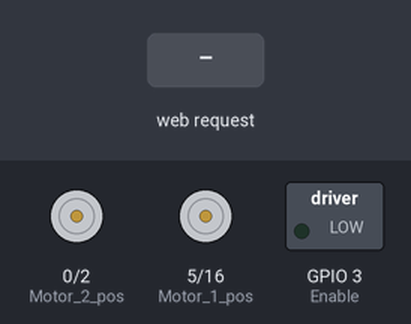
Simulated run of this sketch. Board: ESP8266 (NodeMCU). Shown: motor-driver pin pairs drawn as motors (green arrow = first pin HIGH = forward, orange = second pin HIGH = backward, longer = more drive), switched loads named in the sketch (green lamp = pin HIGH). The test bench sets the inputs (shaded band). WiFi joins after 1.5 s; servers stay silent unless stated; what the sketch prints to the serial monitor is not drawn.

Above: at 2.7 s.
2.8 s: HTTP request GET /Enable/OFF received
4.3 s: HTTP request GET /Enable/ON received
5.8 s: HTTP request GET /Forward received
At 6.3 s:
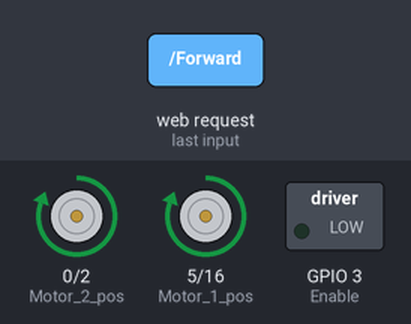
7.3 s: HTTP request GET /Left received
At 8.5 s:
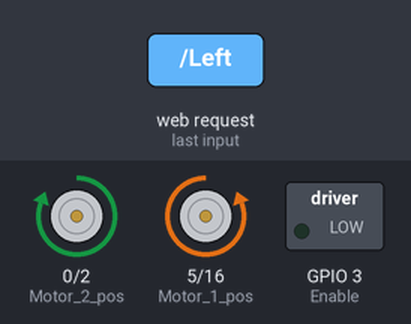
8.8 s: HTTP request GET /Right received
At 9.8 s:
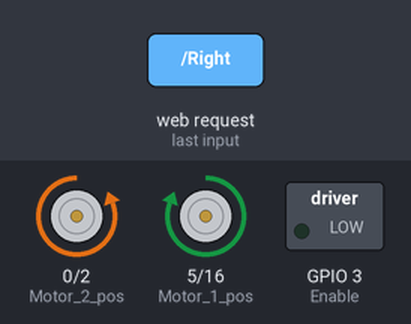
10.3 s: HTTP request GET /Back received
At 10.9 s:
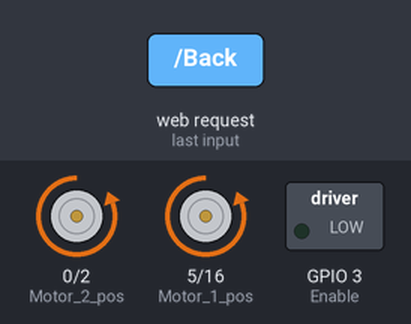
Timing chart, 0 to 12.8 s (numbered marks = the images above; inputs shaded):
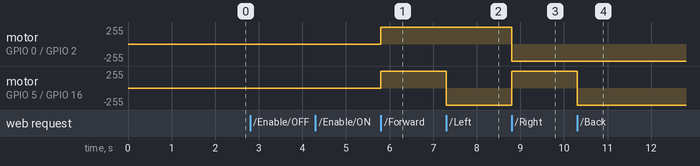

Measured:
- after the input at 2.8 s, every drawn part: stays the same
- after the input at 4.3 s, every drawn part: stays the same
- after the input at 5.8 s, motor on GPIO 0 (Motor_2_pos) / GPIO 2 (Motor_2_neg), motor on GPIO 5 (Motor_1_pos) / GPIO 16 (Motor_1_neg): stopped → forward 255/255 at once
- after the input at 7.3 s, motor on GPIO 5 (Motor_1_pos) / GPIO 16 (Motor_1_neg): forward 255/255 → backward 255/255 at once
- after the input at 8.8 s, motor on GPIO 0 (Motor_2_pos) / GPIO 2 (Motor_2_neg): forward 255/255 → backward 255/255 at once; motor on GPIO 5 (Motor_1_pos) / GPIO 16 (Motor_1_neg): backward 255/255 → forward 255/255 at once
- after the input at 10.3 s, motor on GPIO 5 (Motor_1_pos) / GPIO 16 (Motor_1_neg): forward 255/255 → backward 255/255 at once

The sketch:

Robot.ino
```cpp
#include <ESP8266WiFi.h>

#ifndef STASSID
#define STASSID "SSID"
#define STAPSK  "MDP"
#endif

int Enable =3;
int Motor_1_pos =5;
int Motor_1_neg =16;
int Motor_2_pos =0;
int Motor_2_neg =2;
bool Enabled =false;

const char* ssid = STASSID;
const char* password = STAPSK;

// Create an instance of the server
// specify the port to listen on as an argument
WiFiServer server(80);


void setup() {
  // put your setup code here, to run once:
  Serial.begin(115200);

  // Pin for Enabling motors
  pinMode(Enable, OUTPUT);
  digitalWrite(Enable, 0);
  // Motors Pins
  pinMode(Motor_1_pos, OUTPUT);
  pinMode(Motor_1_neg, OUTPUT);
  digitalWrite(Motor_1_pos, LOW);
  digitalWrite(Motor_1_neg, LOW);
  pinMode(Motor_2_pos, OUTPUT);
  pinMode(Motor_2_neg, OUTPUT);
  digitalWrite(Motor_2_pos, LOW);
  digitalWrite(Motor_2_neg, LOW);

  // Connect to WiFi network
  Serial.println();
  Serial.println();
  Serial.print(F("Connecting to "));
  Serial.println(ssid);

  WiFi.mode(WIFI_STA);
  WiFi.begin(ssid, password);

  while (WiFi.status() != WL_CONNECTED) {
    delay(500);
    Serial.print(F("."));
  }
  Serial.println();
  Serial.println(F("WiFi connected"));

  // Start the server
  server.begin();
  Serial.println(F("Server started"));

  // Print the IP address
  Serial.println(WiFi.localIP());

}

void loop() {
  // put your main code here, to run repeatedly:
  // Check if a client has connected
  WiFiClient client = server.available();
  if (!client) {
    return;
  }
  Serial.println(F("new client"));

  client.setTimeout(5000); // default is 1000

  // Read the first line of the request
  String req = client.readStringUntil('\r');
  Serial.println(F("request: "));
  Serial.println(req);

  // Match the request
  if (req.indexOf(F("/Enable/OFF")) != -1) {
    Enabled = false;
  }
  else if (req.indexOf(F("/Enable/ON")) != -1) {
    Enabled = true;
  }
  else if (req.indexOf(F("/Forward"))!=-1){
    if (Enabled) Forward();
  }
  else if (req.indexOf(F("/Left"))!=-1){
    if (Enabled) Left();
  }
  else if (req.indexOf(F("/Right"))!=-1){
    if (Enabled) Right();
  }
  else if (req.indexOf(F("/Back"))!=-1){
    if (Enabled) Back();
  }
  else if (req.indexOf(F("/Stop"))!=-1){
    Stop();
  }
  else {
    Serial.println(F("invalid request"));
  }

  while (client.available()) {
    // byte by byte is not very efficient
    client.read();
  }
  client.print(F("HTTP/1.1 200 OK\r\nContent-Type: text/html\r\n\r\n<!DOCTYPE HTML>\r\n<html>\r\n<head>"));
  client.print(F("<title>My ROBOT</title>"));
  client.print(F("<style type='text/css'>"));
  client.print(F(".myButton{margin:20px;margin-bottom: 30px}"));
  client.print(F(".Enabling{position:absolute;left:25%;}"));
  client.print(F(".Action{position:absolute;top:50%;left:25%;}"));
  client.print(F("</style></head><body>"));
  client.print(F("<h3 align='center'>Motors are "));
  client.print((Enabled) ? F("Enabled</h3>") :F("not Enabled</h3>"));
  client.print(F("<br><br>"));
  client.print(F("<div id='Action'><a href='http://"));
  client.print(WiFi.localIP());
  client.print(F("/Forward' class='myButton' id='Forward'>Forward</a>"));
  client.print(F("<a href='http://"));
  client.print(WiFi.localIP());
  client.print(F("/Left' class='myButton' id='Left'>Left</a>"));
  client.print(F("<a href='http://"));
  client.print(WiFi.localIP());
  client.print(F("/Right' class='myButton' id='Right'>Right</a>"));
  client.print(F("<a href='http://"));
  client.print(WiFi.localIP());
  client.print(F("/Back' class='myButton' id='Back'>Back</a><br></div>"));
  client.print(F("<div id='Enabling'><br><br><a href='http://"));
  client.print(WiFi.localIP());
  client.print(F("/Enable/ON' class='myButton' >Enable ON</a>"));
  client.print(F("<a href='http://"));
  client.print(WiFi.localIP());
  client.print(F("/Enable/OFF' class='myButton' >Enable OFF</a>"));
  client.print(F("<a href='http://"));
  client.print(WiFi.localIP());
  client.print(F("/Stop' class='myButton' id='Stop'>Stop</a>"));
  client.print(F("</div></body></html>"));
}

void Forward(){
  Serial.println(F("Forward"));
  digitalWrite(Motor_1_pos,HIGH);
  digitalWrite(Motor_2_pos,HIGH);
  digitalWrite(Motor_1_neg,LOW);
  digitalWrite(Motor_2_neg,LOW);
  /*
  digitalWrite(Motor_1_pos,LOW);
  digitalWrite(Motor_2_pos,LOW);
  digitalWrite(Motor_1_neg,LOW);
  digitalWrite(Motor_2_neg,LOW); */
}

void Left(){
  Serial.println(F("Left"));
  digitalWrite(Motor_1_pos,LOW);
  digitalWrite(Motor_2_pos,HIGH);
  digitalWrite(Motor_1_neg,HIGH);
  digitalWrite(Motor_2_neg,LOW);
}
void Right(){
  Serial.println(F("Right"));
  digitalWrite(Motor_1_pos,HIGH);
  digitalWrite(Motor_2_pos,LOW);
  digitalWrite(Motor_1_neg,LOW);
  digitalWrite(Motor_2_neg,HIGH);
}
void Back(){
  Serial.println(F("Back"));
  digitalWrite(Motor_1_pos,LOW);
  digitalWrite(Motor_2_pos,LOW);
  digitalWrite(Motor_1_neg,HIGH);
  digitalWrite(Motor_2_neg,HIGH);
}

void Stop(){
  digitalWrite(Motor_1_pos,LOW);
  digitalWrite(Motor_2_pos,LOW);
  digitalWrite(Motor_1_neg,LOW);
  digitalWrite(Motor_2_neg,LOW);
}
```
